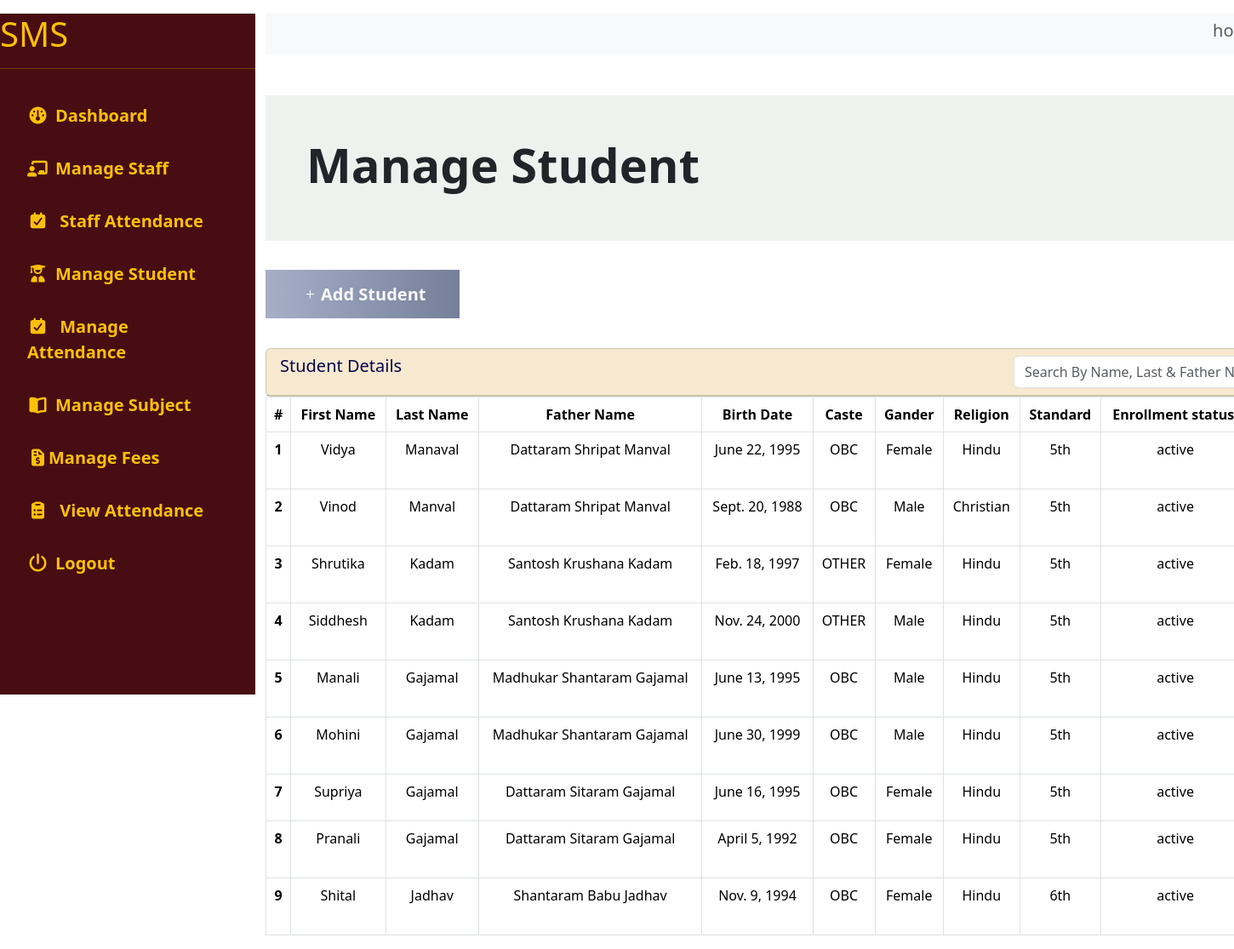
The page /student/ on the database its author committed.
### student/models.py (models this page shows, shortened)
class Student(models.Model):
    id = models.UUIDField(primary_key=True, default=uuid.uuid4, editable=False)
    first_name=models.CharField(max_length=150)
    last_name=models.CharField(max_length=150)
    father=models.ForeignKey(Father,on_delete=models.CASCADE,related_name="students")
    birth_date=models.DateField('Birth Date')
    caste=models.CharField(max_length=150,choices=CASTE_CHOICES)
    gender=models.CharField(max_length=20,choices=GENDER_CHOICES,default="M")
    religion=models.CharField(max_length=50,choices=RELIGION_CHOICES)
    standard=models.CharField(max_length=150,choices=STANDARD_CHOICES)
    enrollment_status=models.CharField(max_length=150,choices=ENROLLMENT_STATUS_CHOICES)
    photo=models.ImageField(upload_to='Students_images',blank=True,null=True)
    created_at=models.DateTimeField(auto_now_add=True)
    updated_at=models.DateTimeField(auto_now=True)
    class Meta:
        verbose_name_plural="Student"

class Father(models.Model):
    father_name=models.CharField(max_length=200)
    mother_name=models.CharField(max_length=200)
    birth_date=models.DateField()
    address=models.TextField()
    occupation=models.CharField(max_length=200,choices=OCCUPATION_CHOICES)
    mobile_no=models.CharField(max_length=20)
    caste=models.CharField(max_length=200,choices=CASTE_CHOICES)
    created_at=models.DateTimeField(auto_now_add=True)
    updated_at=models.DateTimeField(auto_now=True)
    def __str__(self):
        return self.father_name
    class Meta:
        verbose_name_plural='Father'

### student/views.py (the view)
# urls.py: path('',views.all_students,name='all_students'),
def all_students(request):
    query=request.GET.get('q')
    if query:
        students=Student.objects.filter(Q(first_name__icontains=query) | Q(last_name__icontains=query) | Q(father__father_name__icontains=query)).distinct()
    else:
        students=Student.objects.all()
    total_students=Student.objects.count()
    context={'students':students,'total_students':total_students}
    return render(request,'student/student_list.html',context)

### templates/student/student_list.html (shortened to what this page needs)
{% extends 'base/base.html' %}
{% block content %}
{% load static %}
{% include 'base/sidebar.html' %}
<div class="container mt-3" style="margin-left:300px;">
    <div class="navbar navbar-expand-lg bg-body-tertiary">
        <h5 class="ms-auto me-5 text-muted ">home</h5>
    </div>
    <div class="mt-5 p-5" style="background:#edf2ef;">
        <h1 class="display-4 fw-bold">Manage Student</h1>
    </div>
    <div class="mt-5">
        <a href="{% url 'add_student' %}" class="text-decoration-none fw-bold text-light fs-5 "
           style="background:linear-gradient(to right,#a7afc7,#757F9A); padding:15px 40px;">
            <i class="fa-regular fa-plus"></i>Add Student</a>
    </div>
    <div class="card mt-5" style="background:#fdf0d5;">
        <div class="card-header d-flex justify-content-between">
            <h5 style="color:#08044a;">Student Details</h5>
            <form action="" method="GET" class="d-flex" role="search" style="width:400px;">
                <input class="form-control me-2" type="search" name="q" value="{{request.GET.q}}"
                       placeholder="Search By Name, Last & Father Name" aria-label="Search"/>
            </form>
        </div>
    </div>
    <div class="card-body">
        <div class="table-responsive">
            <table class="table table-bordered  table-hover text-center" style="min-width:1500px;">
                <thead>
                <tr>
                    <th scope="col">#</th>
                    <th scope="col">First Name</th>
                    <th scope="col">Last Name</th>
                    <th scope="col">Father Name</th>
                    <th scope="col">Birth Date</th>
                    <th scope="col">Caste</th>
                    <th scope="col">Gander</th>
                    <th scope="col">Religion</th>
                    <th scope="col">Standard</th>
                    <th scope="col">Enrollment status:</th>
                </tr>
                </thead>
                <tbody>
                {% for student in students %}
                <tr>
                    <th scope="row">{{forloop.counter}}</th>
                    <td>{{ student.first_name}}</td>
                    <td>{{ student.last_name }}</td>
                    <td>{{ student.father }}</td>
                    <td>{{ student.birth_date }}</td>
                    <td>{{ student.caste }}</td>
                    <td>{{ student.gender }}</td>
                    <td>{{ student.religion }}</td>
                    <td>{{ student.standard }}</td>
                    <td>{{ student.enrollment_status }}</td>
                </tr>
                {% endfor %}
                </tbody>
            </table>
        </div>
    </div>
</div>
{% endblock %}

### templates/base/base.html (shortened to what this page needs)
{% load static %}
<!doctype html>
<html lang="en">
<head>
    <link href="https://cdn.jsdelivr.net/npm/bootstrap@5.3.2/dist/css/bootstrap.min.css" rel="stylesheet">
    <link rel="stylesheet" href="https://cdnjs.cloudflare.com/ajax/libs/font-awesome/7.0.1/css/all.min.css" />
    <link rel="stylesheet" href="{% static 'base/css/style.css' %}">
</head>
<body>
{% block content %}
{% endblock %}
</body>
</html>

### templates/base/sidebar.html
{% load static %}
<div class="" style="background:#470d12;position:fixed;width:300px;height:100vh;">
    <h1 class="text-warning fs-1">SMS</h1>
    <hr class="border-warning">
    <ul class="nav flex-column p-3 gap-3" style="color:#f28907;">
        <li class="nav-item">
            <a class="nav-link text-warning fw-bold fs-5" href="{% url 'home' %}"><i class="fa-solid fa-gauge me-2"></i>Dashboard</a>
        </li>
        <li class="nav-item">
            <a class="nav-link text-warning  fw-bold fs-5" href="{% url 'all_staff_list' %}"><i
                    class="fa-solid fa-chalkboard-user me-2"></i>Manage
                Staff</a>
        </li>
        <li class="nav-item">
            <a class="nav-link text-warning  fw-bold fs-5" href="{% url 'staff_attendance' %}"><i class="fa-solid fa-calendar-check me-2"></i>
                Staff Attendance</a>
        </li>
        <li class="nav-item">
            <a class="nav-link text-warning  fw-bold fs-5" href="{% url 'all_students'  %}"><i
                    class="fa-solid fa-user-graduate me-2"></i>Manage
                Student </a>
        </li>
        <li class="nav-item">
            <a class="nav-link text-warning  fw-bold fs-5" href="#"><i class="fa-solid fa-calendar-check me-2"></i>
                Manage Attendance</a>
        </li>
        <li class="nav-item">
            <a class="nav-link text-warning  fw-bold fs-5" href="{% url 'subject_list' %}"><i class="fa-solid fa-book-open me-2"></i>Manage
                Subject</a>
        </li>
        <li class="nav-item">
            <a class="nav-link text-warning  fw-bold fs-5" href="#"><i class="fas fa-file-invoice-dollar"></i>Manage Fees</a>
        </li>
        <li class="nav-item">
            <a class="nav-link text-warning  fw-bold fs-5" href="#"> <i class="fa-solid fa-clipboard-list me-2"></i>
                View
                Attendance</a>
        </li>
        <li class="nav-item">
            <a class="nav-link text-warning  fw-bold fs-5" href="{% url 'logout' %}">
                <i class="fa-solid fa-power-off me-2"></i>Logout</a>
        </li>
    </ul>
</div>

### rows shown on the page
Student: first_name "Vidya", last_name "Manaval", father "Dattaram Shripat Manval", birth_date "June 22, 1995", caste "OBC", gender "Female", religion "Hindu", standard "5th", enrollment_status "active"
Student: first_name "Vinod", last_name "Manval", father "Dattaram Shripat Manval", birth_date "Sept. 20, 1988", caste "OBC", gender "Male", religion "Christian", standard "5th", enrollment_status "active"
Student: first_name "Shrutika", last_name "Kadam", father "Santosh Krushana Kadam", birth_date "Feb. 18, 1997", caste "OTHER", gender "Female", religion "Hindu", standard "5th", enrollment_status "active"
Student: first_name "Siddhesh", last_name "Kadam", father "Santosh Krushana Kadam", birth_date "Nov. 24, 2000", caste "OTHER", gender "Male", religion "Hindu", standard "5th", enrollment_status "active"
Student: first_name "Manali", last_name "Gajamal", father "Madhukar Shantaram Gajamal", birth_date "June 13, 1995", caste "OBC", gender "Male", religion "Hindu", standard "5th", enrollment_status "active"
Student: first_name "Mohini", last_name "Gajamal", father "Madhukar Shantaram Gajamal", birth_date "June 30, 1999", caste "OBC", gender "Male", religion "Hindu", standard "5th", enrollment_status "active"
Student: first_name "Supriya", last_name "Gajamal", father "Dattaram Sitaram Gajamal", birth_date "June 16, 1995", caste "OBC", gender "Female", religion "Hindu", standard "5th", enrollment_status "active"
Student: first_name "Pranali", last_name "Gajamal", father "Dattaram Sitaram Gajamal", birth_date "April 5, 1992", caste "OBC", gender "Female", religion "Hindu", standard "5th", enrollment_status "active"
Student: first_name "Shital", last_name "Jadhav", father "Shantaram Babu Jadhav", birth_date "Nov. 9, 1994", caste "OBC", gender "Female", religion "Hindu", standard "6th", enrollment_status "active"
